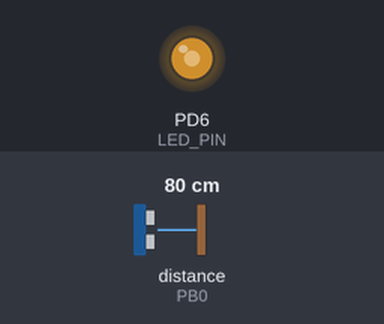
The program below on a simulated ATmega328P, built with avr-gcc and emulated at 16 MHz. Parts: output pins drawn as LEDs (lit = HIGH). Wiring (inferred from the names in the program): ultrasonic range finder: trigger PB1; echo PB0. Inputs (shaded band) come from the test bench; at power-on: distance to the obstacle (sensor on PB0) 80 cm. The echo pulse lasts 58.3 µs per cm; pins used as bus, display or sensor lines are not drawn.

Above: at 1.29 s.
1.3 s: distance to the obstacle (sensor on PB0) set to 4 cm
At 3.4 s:
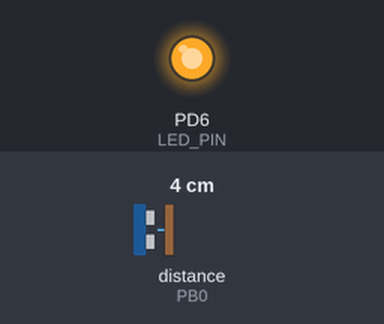
4.3 s: distance to the obstacle (sensor on PB0) set to 60 cm
7.3 s: distance to the obstacle (sensor on PB0) set to 120 cm
At 7.84 s:
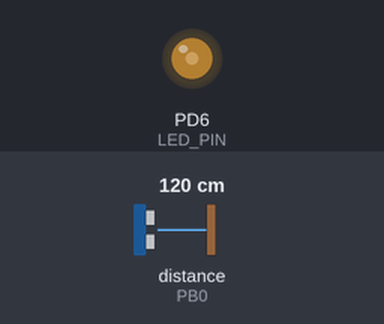
Timing chart, 0 to 16.3 s (numbered marks = the images above; inputs shaded):
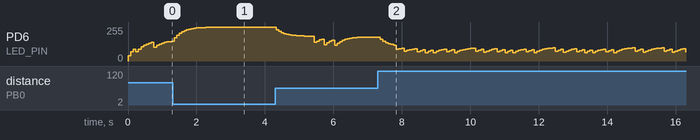

The program:

main.c
```c
#define F_CPU 16000000UL
#include <avr/io.h>
#include <avr/interrupt.h>
#include <util/delay.h>
#include <stdint.h>

#define TRIG_DDR   DDRB
#define TRIG_PORT  PORTB
#define TRIG_PIN   PB1

#define ECHO_DDR   DDRB
#define ECHO_PIN   PB0

#define LED_DDR    DDRD
#define LED_PIN    PD6

static volatile uint16_t icr_start = 0;
static volatile uint16_t icr_end   = 0;
static volatile uint8_t  capturing = 0;
static volatile uint8_t  done_flag = 0;
static volatile uint32_t ovf_count = 0;

ISR(TIMER1_CAPT_vect){
	uint16_t icr = ICR1;
	if (!capturing) {
		icr_start = icr;
		ovf_count = 0;
		capturing = 1;
		TCCR1B &= ~(1 << ICES1);
		} else {
		icr_end = icr;
		capturing = 0;
		done_flag = 1;
		TCCR1B |= (1 << ICES1);
	}
}

ISR(TIMER1_OVF_vect){
	if (capturing) ovf_count++;
}

static inline void hcsr04_trigger_10us(void){
	TRIG_PORT |= (1 << TRIG_PIN);
	_delay_us(12);
	TRIG_PORT &= ~(1 << TRIG_PIN);
}

static inline void hcsr04_init(void){
	TRIG_DDR  |=  (1 << TRIG_PIN);
	TRIG_PORT &= ~(1 << TRIG_PIN);

	ECHO_DDR  &= ~(1 << ECHO_PIN);

	TCCR1A = 0;
	TCCR1B = (1 << ICNC1) | (1 << ICES1) | (1 << CS11);
	TCCR1C = 0;

	TIFR1 = (1 << ICF1) | (1 << TOV1);
	TIMSK1 = (1 << ICIE1) | (1 << TOIE1);

	sei();
}

static uint16_t hcsr04_read_cm_blocking(void){
	done_flag = 0;
	capturing = 0;
	TCCR1B |= (1 << ICES1);
	TIFR1 = (1 << ICF1) | (1 << TOV1);

	hcsr04_trigger_10us();

	uint16_t wait_us = 40000;
	while (!done_flag && wait_us--) _delay_us(1);
	if (!done_flag) return 0xFFFF;

	uint32_t ticks = (uint32_t)ovf_count * 65536UL + (uint16_t)(icr_end - icr_start);
	uint32_t t_us = ticks >> 1;

	return (uint16_t)((t_us + 29U) / 58U);
}

static inline void pwm_init_timer0_oc0a(void){
	LED_DDR |= (1 << LED_PIN);
	TCCR0A = (1 << COM0A1) | (1 << WGM01) | (1 << WGM00);
	TCCR0B = (1 << CS01) | (1 << CS00);
	OCR0A = 0;
}

static inline uint8_t map_cm_to_duty(uint16_t cm){
	if (cm == 0xFFFF) return 0;

	const uint16_t MIN_CM = 5;
	const uint16_t MAX_CM = 200;

	if (cm <= MIN_CM) return 255;
	if (cm >= MAX_CM) return 0;

	uint32_t span = (uint32_t)(MAX_CM - MIN_CM);
	uint32_t val  = (uint32_t)(MAX_CM - cm);
	uint32_t duty = (val * 255U + (span / 2)) / span;
	return (uint8_t)duty;
}

int main(void){
	hcsr04_init();
	pwm_init_timer0_oc0a();
	uint8_t duty = 0;

	for (;;) {
		uint16_t d_cm = hcsr04_read_cm_blocking();
		uint8_t target = map_cm_to_duty(d_cm);
		duty += (target-duty)/4;
		OCR0A = duty;
		_delay_ms(70);
	}
}
```
